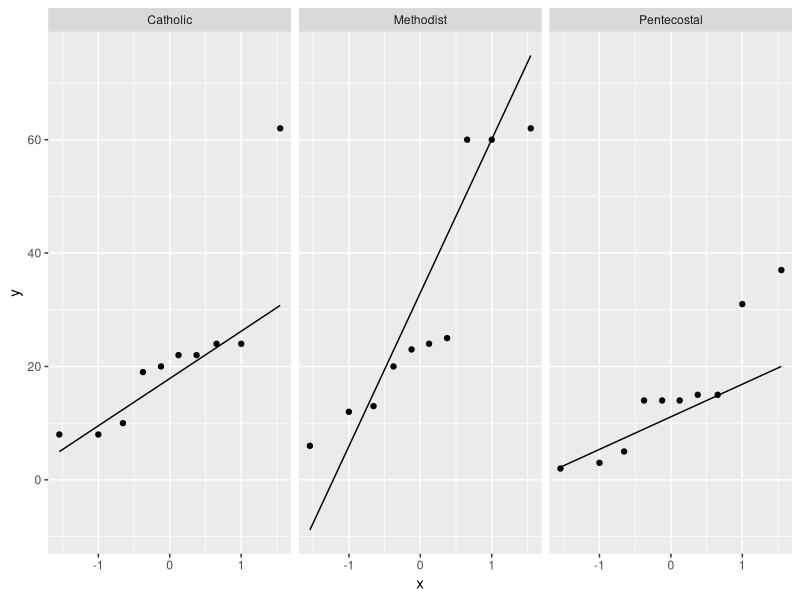

This chart was generated by the following R code:
## ---- chunk 1
knitr::opts_chunk$set(echo = TRUE)
## ---- chunk 2
# Criando a base para executar os test 
cereals_and_snacks <- c(3,17,12,10,4)
energy_bars <- c(19,10,9,7,5)
veggie_burgers <- c(25,15,12,9,8)


# Combinar os dados em um data frame
dados <- data.frame(
  Altura = c(cereals_and_snacks, energy_bars, veggie_burgers),
  Semente = factor(rep(c("A", "B", "C"), each = 5))
)

# Realizar o teste ANOVA
resultado_anova <- aov(Altura ~ Semente, data = dados)
summary(resultado_anova)
## ---- chunk 3

student_A <- c(96,79,91,85,83,91,82,87)
student_B <- c(77,76,74,73,78,71,80)
student_C <- c(66,73,69,66,77,73,71,70,74)

# Combinar os dados em um data frame
dados <- data.frame(
  Student = c(student_A, student_B, student_C),
  Method = factor(rep(c("A", "B", "C"), each = 8))
)

# Realizar o teste ANOVA
resultado_anova <- aov(Student ~ Method, data = dados)
summary(resultado_anova)

# Realizar o teste post-hoc de Tukey se necessário
if (summary(resultado_anova)[[1]][["Pr(>F)"]][[1]] < 0.05) {
  tukey_res <- TukeyHSD(resultado_anova)
  print(tukey_res)
}

## ---- chunk 4
methodist = c(62,60,60,25,24,23,20,13,12,6)
catholic = c(62,62,24,24,22,20,19,10,8,8)
pentecostal = c(37,31,15,15,14,14,14,5,3,2)

library(ggplot2)

# Carregar os dados
cleric <- c(62,60,60,25,24,23,20,13,12,6,
            22,62,24,24,22,20,19,10,8,8,
            37,31,15,15,14,14,14,5,3,2)
tratamento <- factor(rep(c("Methodist", "Catholic", "Pentecostal"), each = 10))

# Aplicar ANOVA
anova_result <- aov(cleric ~ tratamento)
summary(anova_result)

# Aplicar teste de Kruskal-Wallis
kruskal_result <- kruskal.test(cleric ~ tratamento)
kruskal_result

dataCleric <- data.frame(cleric, tratamento)

# Testando a normalidade para cada grupo
for (nivel in unique(dataCleric$tratamento)) {
  group_cleric <- dataCleric$cleric[dataCleric$tratamento == nivel]
  shapiro_result <- shapiro.test(group_cleric)
  cat("Resultados do teste de Shapiro-Wilk para o grupo", nivel, ":\n")
  print(shapiro_result)
  cat("\n")  # Adiciona espaço entre os resultados para clareza
}

ggplot(dataCleric, aes(sample = cleric)) + 
  facet_wrap(~ tratamento) + 
  stat_qq() + 
  stat_qq_line()

